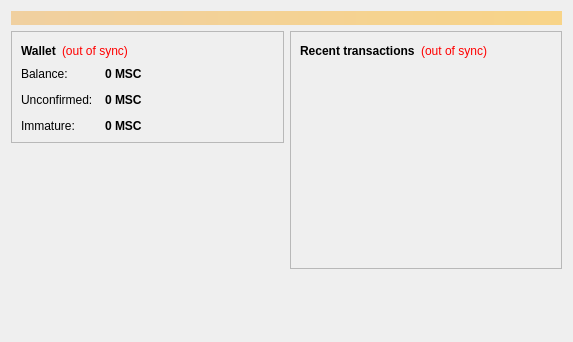
<?xml version="1.0" encoding="UTF-8"?>
<ui version="4.0">
 <class>OverviewPage</class>
 <widget class="QWidget" name="OverviewPage">
  <property name="geometry">
   <rect>
    <x>0</x>
    <y>0</y>
    <width>573</width>
    <height>342</height>
   </rect>
  </property>
  <property name="windowTitle">
   <string>Form</string>
  </property>
  <layout class="QVBoxLayout" name="topLayout">
   <item>
    <widget class="QLabel" name="labelAlerts">
     <property name="visible">
      <bool>false</bool>
     </property>
     <property name="styleSheet">
      <string notr="true">background-color: qlineargradient(x1: 0, y1: 0, x2: 1, y2: 0, stop:0 #F0D0A0, stop:1 #F8D488); color:#000000;</string>
     </property>
     <property name="wordWrap">
      <bool>true</bool>
     </property>
     <property name="margin">
      <number>3</number>
     </property>
    </widget>
   </item>
   <item>
    <layout class="QHBoxLayout" name="horizontalLayout" stretch="1,1">
     <item>
      <layout class="QVBoxLayout" name="verticalLayout_2">
       <item>
        <widget class="QFrame" name="frame">
         <property name="frameShape">
          <enum>QFrame::StyledPanel</enum>
         </property>
         <property name="frameShadow">
          <enum>QFrame::Raised</enum>
         </property>
         <layout class="QVBoxLayout" name="verticalLayout_4">
          <item>
           <layout class="QHBoxLayout" name="horizontalLayout_4">
            <item>
             <widget class="QLabel" name="label_5">
              <property name="font">
               <font>
                <weight>75</weight>
                <bold>true</bold>
               </font>
              </property>
              <property name="text">
               <string>Wallet</string>
              </property>
             </widget>
            </item>
            <item>
             <widget class="QLabel" name="labelWalletStatus">
              <property name="toolTip">
               <string>The displayed information may be out of date. Your wallet automatically synchronizes with the MiscCoin network after a connection is established, but this process has not completed yet.</string>
              </property>
              <property name="styleSheet">
               <string notr="true">QLabel { color: red; }</string>
              </property>
              <property name="text">
               <string notr="true">(out of sync)</string>
              </property>
              <property name="alignment">
               <set>Qt::AlignLeading|Qt::AlignLeft|Qt::AlignVCenter</set>
              </property>
             </widget>
            </item>
            <item>
             <spacer name="horizontalSpacer_2">
              <property name="orientation">
               <enum>Qt::Horizontal</enum>
              </property>
              <property name="sizeHint" stdset="0">
               <size>
                <width>40</width>
                <height>20</height>
               </size>
              </property>
             </spacer>
            </item>
           </layout>
          </item>
          <item>
           <layout class="QFormLayout" name="formLayout_2">
            <property name="fieldGrowthPolicy">
             <enum>QFormLayout::AllNonFixedFieldsGrow</enum>
            </property>
            <property name="horizontalSpacing">
             <number>12</number>
            </property>
            <property name="verticalSpacing">
             <number>12</number>
            </property>
            <item row="0" column="0">
             <widget class="QLabel" name="label">
              <property name="text">
               <string>Balance:</string>
              </property>
             </widget>
            </item>
            <item row="0" column="1">
             <widget class="QLabel" name="labelBalance">
              <property name="font">
               <font>
                <weight>75</weight>
                <bold>true</bold>
               </font>
              </property>
              <property name="cursor">
               <cursorShape>IBeamCursor</cursorShape>
              </property>
              <property name="toolTip">
               <string>Your current balance</string>
              </property>
              <property name="text">
               <string notr="true">0 MSC</string>
              </property>
              <property name="textInteractionFlags">
               <set>Qt::LinksAccessibleByMouse|Qt::TextSelectableByKeyboard|Qt::TextSelectableByMouse</set>
              </property>
             </widget>
            </item>
            <item row="1" column="0">
             <widget class="QLabel" name="label_3">
              <property name="text">
               <string>Unconfirmed:</string>
              </property>
             </widget>
            </item>
            <item row="1" column="1">
             <widget class="QLabel" name="labelUnconfirmed">
              <property name="font">
               <font>
                <weight>75</weight>
                <bold>true</bold>
               </font>
              </property>
              <property name="cursor">
               <cursorShape>IBeamCursor</cursorShape>
              </property>
              <property name="toolTip">
               <string>Total of transactions that have yet to be confirmed, and do not yet count toward the current balance</string>
              </property>
              <property name="text">
               <string notr="true">0 MSC</string>
              </property>
              <property name="textInteractionFlags">
               <set>Qt::LinksAccessibleByMouse|Qt::TextSelectableByKeyboard|Qt::TextSelectableByMouse</set>
              </property>
             </widget>
            </item>
            <item row="2" column="0">
             <widget class="QLabel" name="labelImmatureText">
              <property name="text">
               <string>Immature:</string>
              </property>
             </widget>
            </item>
            <item row="2" column="1">
             <widget class="QLabel" name="labelImmature">
              <property name="font">
               <font>
                <weight>75</weight>
                <bold>true</bold>
               </font>
              </property>
              <property name="toolTip">
               <string>Mined balance that has not yet matured</string>
              </property>
              <property name="text">
               <string notr="true">0 MSC</string>
              </property>
              <property name="textInteractionFlags">
               <set>Qt::LinksAccessibleByMouse|Qt::TextSelectableByKeyboard|Qt::TextSelectableByMouse</set>
              </property>
             </widget>
            </item>
           </layout>
          </item>
         </layout>
        </widget>
       </item>
       <item>
        <spacer name="verticalSpacer">
         <property name="orientation">
          <enum>Qt::Vertical</enum>
         </property>
         <property name="sizeHint" stdset="0">
          <size>
           <width>20</width>
           <height>40</height>
          </size>
         </property>
        </spacer>
       </item>
      </layout>
     </item>
     <item>
      <layout class="QVBoxLayout" name="verticalLayout_3">
       <item>
        <widget class="QFrame" name="frame_2">
         <property name="frameShape">
          <enum>QFrame::StyledPanel</enum>
         </property>
         <property name="frameShadow">
          <enum>QFrame::Raised</enum>
         </property>
         <layout class="QVBoxLayout" name="verticalLayout">
          <item>
           <layout class="QHBoxLayout" name="horizontalLayout_2">
            <item>
             <widget class="QLabel" name="label_4">
              <property name="text">
               <string>&lt;b&gt;Recent transactions&lt;/b&gt;</string>
              </property>
             </widget>
            </item>
            <item>
             <widget class="QLabel" name="labelTransactionsStatus">
              <property name="toolTip">
               <string>The displayed information may be out of date. Your wallet automatically synchronizes with the MiscCoin network after a connection is established, but this process has not completed yet.</string>
              </property>
              <property name="styleSheet">
               <string notr="true">QLabel { color: red; }</string>
              </property>
              <property name="text">
               <string notr="true">(out of sync)</string>
              </property>
              <property name="alignment">
               <set>Qt::AlignRight|Qt::AlignTrailing|Qt::AlignVCenter</set>
              </property>
             </widget>
            </item>
            <item>
             <spacer name="horizontalSpacer">
              <property name="orientation">
               <enum>Qt::Horizontal</enum>
              </property>
              <property name="sizeHint" stdset="0">
               <size>
                <width>40</width>
                <height>20</height>
               </size>
              </property>
             </spacer>
            </item>
           </layout>
          </item>
          <item>
           <widget class="QListView" name="listTransactions">
            <property name="styleSheet">
             <string notr="true">QListView { background: transparent; }</string>
            </property>
            <property name="frameShape">
             <enum>QFrame::NoFrame</enum>
            </property>
            <property name="verticalScrollBarPolicy">
             <enum>Qt::ScrollBarAlwaysOff</enum>
            </property>
            <property name="horizontalScrollBarPolicy">
             <enum>Qt::ScrollBarAlwaysOff</enum>
            </property>
            <property name="selectionMode">
             <enum>QAbstractItemView::NoSelection</enum>
            </property>
           </widget>
          </item>
         </layout>
        </widget>
       </item>
       <item>
        <spacer name="verticalSpacer_2">
         <property name="orientation">
          <enum>Qt::Vertical</enum>
         </property>
         <property name="sizeHint" stdset="0">
          <size>
           <width>20</width>
           <height>40</height>
          </size>
         </property>
        </spacer>
       </item>
      </layout>
     </item>
    </layout>
   </item>
  </layout>
 </widget>
 <resources/>
 <connections/>
</ui>
